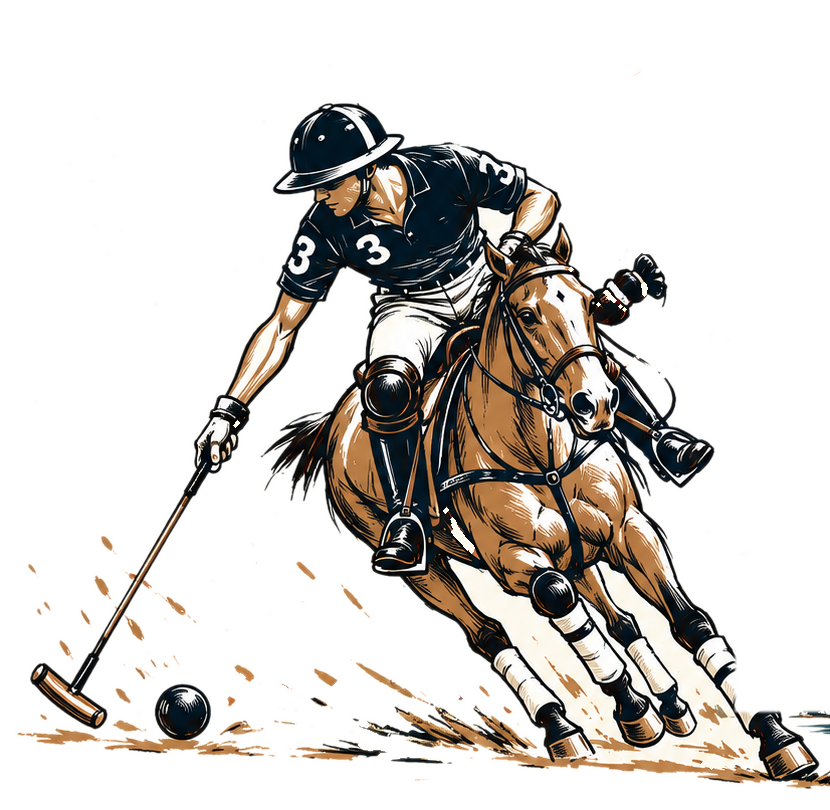
#> input picture project-31/assets/rider-cutout.png, 830 x 810 px
$ python scene_crop.py ../assets/rider-cutout.png ../assets/scene-lake.png
#> lines starting #> are read from the running program, lines starting #| are printed output that depends on the picture
"""Reiter-Szene mit Chiemsee-Panorama aus poster-gold.png (ohne Poster-Typo)."""
import sys
from PIL import Image, ImageDraw

src, dst = sys.argv[1], sys.argv[2]
im = Image.open(src).convert("RGB")
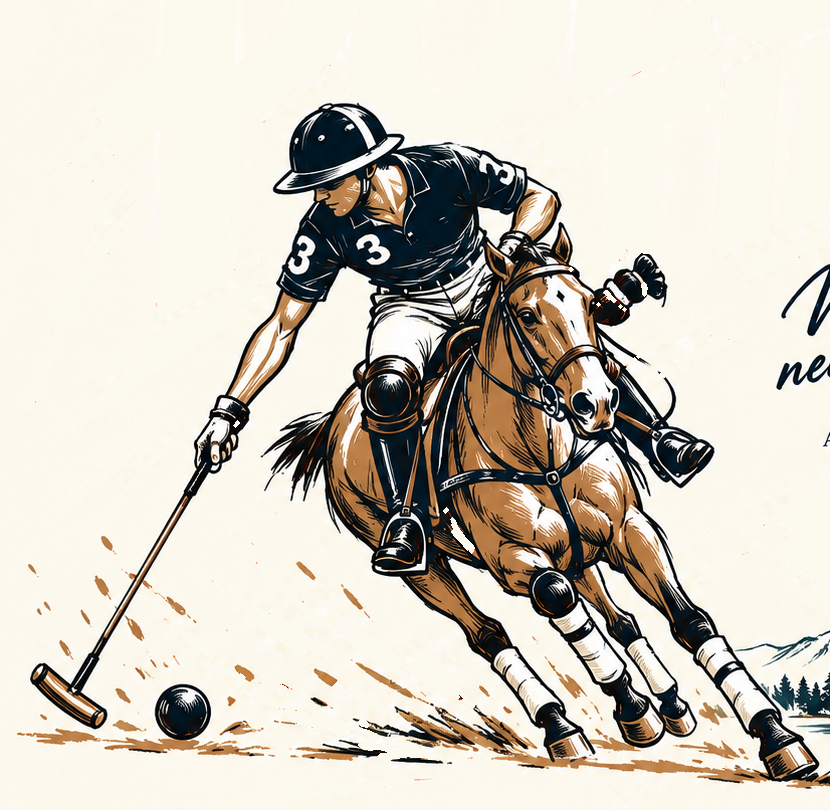
#> im: PIL image 830x810 RGB; mean R, G, B 209.1, 203.2, 192.4
d = ImageDraw.Draw(im)
d.rectangle((660, 0, 1254, 325), fill=(254, 250, 244))  # "It's POLO TIME" + Pinselstrich entfernen
d.rectangle((690, 295, 1254, 336), fill=(254, 250, 244))  # Rest des Unterstrichs
im.crop((0, 170, 800, 990)).save(dst)
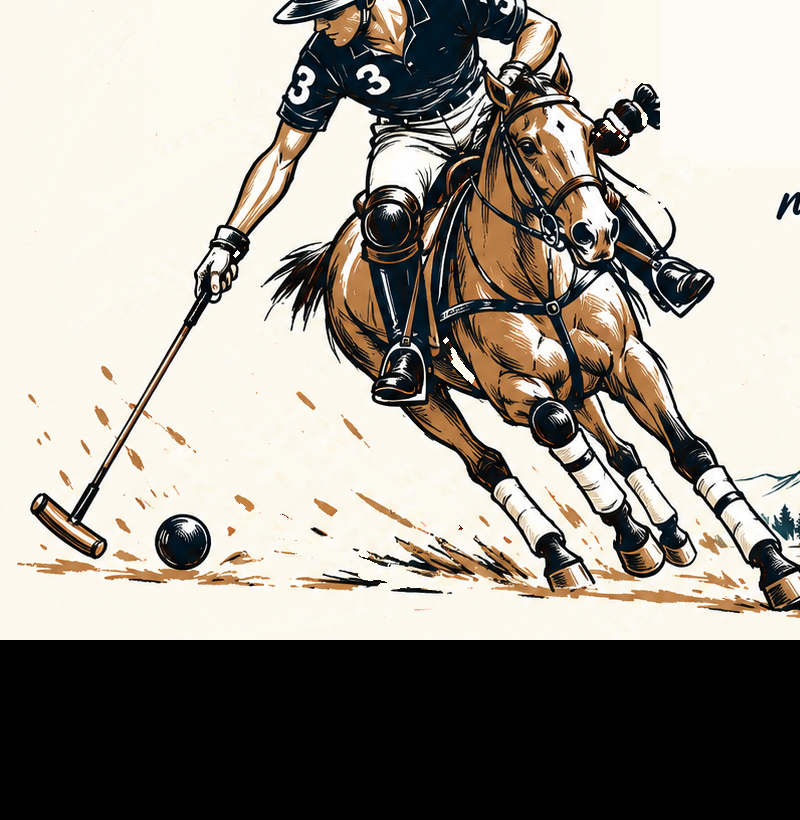
#> saved as scene-lake.png: PIL image 800x820 RGB; mean R, G, B 156.3, 150.8, 142.2
print("saved", dst)
